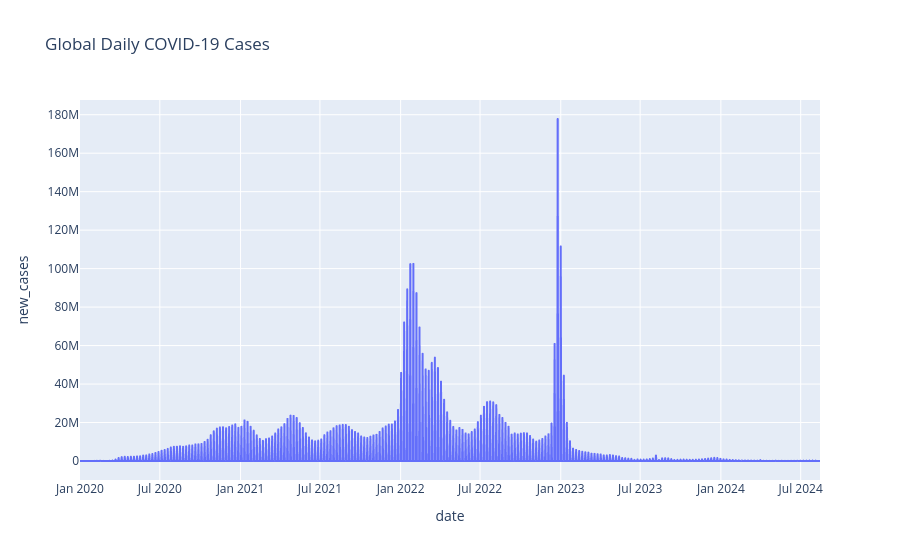

Notebook source saved alongside this figure:
### Code cell
import plotly.express as px

fig = px.line(
    global_cases,
    x='date',
    y='new_cases',
    title='Global Daily COVID-19 Cases'
)

fig.show()

### Figure 1 — Plotly figure (JSON) as saved in the notebook; plotly's stock layout.template omitted (floating-point values rounded to 4 significant figures; data arrays with more than 128 entries replaced by an {"elided": "..."} marker saying what was removed)
{"data": [{"hovertemplate": "date=%{x}<br>new_cases=%{y}<extra></extra>", "legendgroup": "", "line": {"color": "#636efa", "dash": "solid"}, "marker": {"symbol": "circle"}, "mode": "lines", "name": "", "showlegend": false, "type": "scattergl", "x": {"elided": "1688 str values"}, "xaxis": "x", "y": {"elided": "1688 float values"}, "yaxis": "y"}], "layout": {"legend": {"tracegroupgap": 0}, "title": {"text": "Global Daily COVID-19 Cases"}, "xaxis": {"anchor": "y", "domain": [0, 1], "title": {"text": "date"}}, "yaxis": {"anchor": "x", "domain": [0, 1], "title": {"text": "new_cases"}}}}
